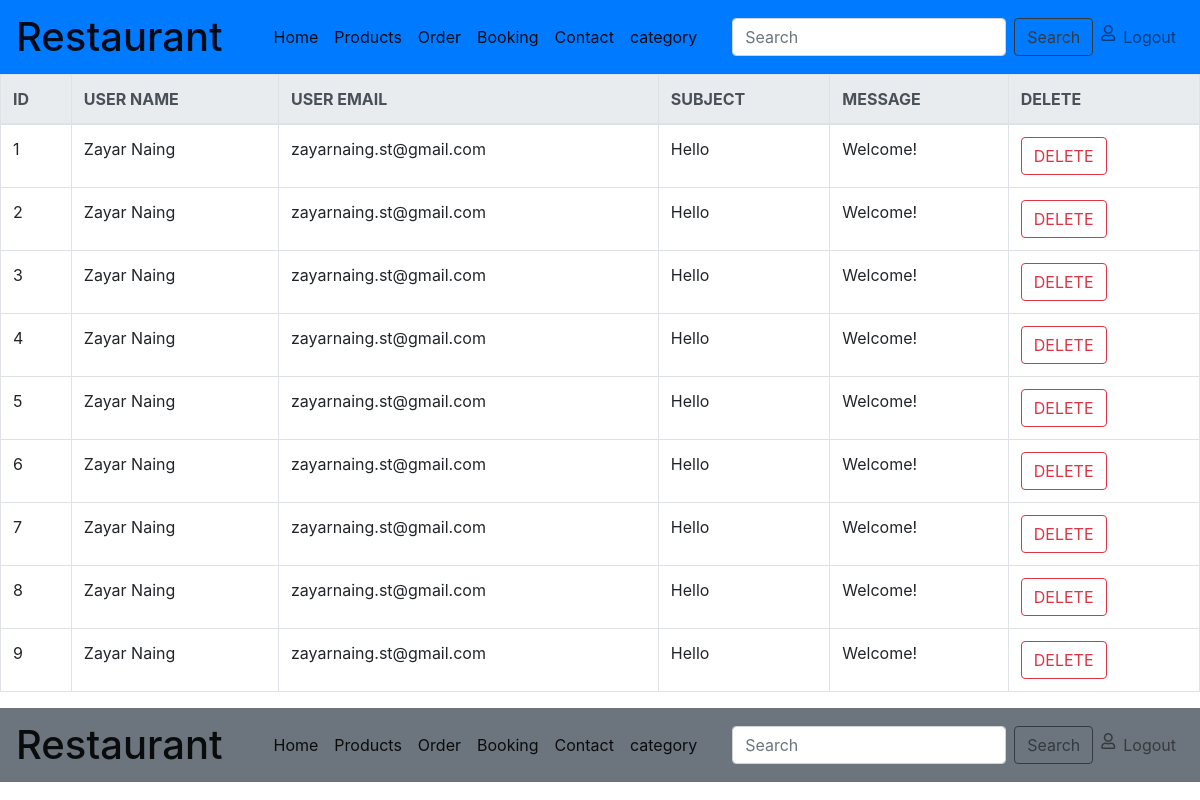
The app's page /admin/feedback.php with its own data.
### tables this page shows
CREATE TABLE `contact` (
  `cont_id` int(11) NOT NULL,
  `cont_name` varchar(200) NOT NULL,
  `cont_email` varchar(200) NOT NULL,
  `cont_sub` varchar(200) NOT NULL,
  `cont_mess` varchar(200) NOT NULL
);

### admin/feedback.php (the view, shortened to what this page needs)
<?php
include("db_con.php")
    ?>
<!DOCTYPE html>
<html lang="en">
<head>
    <link rel="stylesheet" href="css/fontawesome.min.css">
    <link rel="stylesheet" href="css/fullcalendar.min.css">
    <link rel="stylesheet" href="css/bootstrap.min.css">
</head>
<body id="reportsPage">
<nav class="navbar navbar-expand-lg navbar-light bg-primary">
                        <a class="navbar-brand" href="#">
                            <h1 class="tm-site-title mb-0">Restaurant</h1>
                        </a>
                        <div class="collapse navbar-collapse" id="navbarSupportedContent">
                            <ul class="navbar-nav mx-auto">
                                <li class="nav-item">
                                    <a class="nav-link active" href="home.php">Home
                                    </a>
                                </li>
                                <li class="nav-item">
                                    <a class="nav-link active" href="products.php">Products <span class="sr-only">(current)</span></a>
                                </li>
                                <li class="nav-item">
                                    <a class="nav-link active" href="view_order.php">Order <span class="sr-only">(current)</span></a>
                                </li>
                                <li class="nav-item">
                                    <a class="nav-link active" href="view_booking.php">Booking <span class="sr-only">(current)</span></a></a>
                                </li>
                                <li class="nav-item">
                                    <a class="nav-link active" href="feedback.php">Contact <span class="sr-only">(current)</span></a></a>
                                </li>
                                <li class="nav-item">
                                    <a class="nav-link active" href="category.php">category <span class="sr-only">(current)</span></a></a>
                                </li>
                            </ul>
                            <form class="form-inline my-2 my-lg-0">
                <input class="form-control mr-sm-2" type="search" placeholder="Search" aria-label="Search">
                <button class="btn btn-outline-dark my-2 my-sm-0" type="submit">Search</button>
            </form>
                            <ul class="navbar-nav">
                                <li class="nav-item">
                                    <a class="nav-link d-flex" href="index.php">
                                        <i class="far fa-user mr-2 tm-logout-icon"></i>
                                        <span>Logout</span>
                                    </a>
                                </li>
                            </ul>
                        </div>
                    </nav>
    <table class="table table-bordered table-hover">
        <thead class="thead-light">
            <tr class="text-uppercase text-success">
                <th scope="col">ID</th>
                <th scope="col">User Name</th>
                <th scope="col">User Email</th>
                <th scope="col">Subject</th>
                <th scope="col">Message</th>
                <th scope="col">Delete</th>
            </tr>
        </thead>
        <tbody>
            <?php
            $sql = "SELECT * FROM contact";
            $req = mysqli_query($con, $sql);
            while ($row = mysqli_fetch_assoc($req)):
                ?>
                <tr>
                    <td>
                        <?php echo $row['cont_id']; ?>
                    </td>
                    <td>
                        <?php echo $row['cont_name']; ?>
                    </td>
                    <td>
                        <?php echo $row['cont_email']; ?>
                    </td>
                    <td>
                        <?php echo $row['cont_sub']; ?>
                    </td>
                    <td>
                        <?php echo $row['cont_mess']; ?>
                    </td>
                    <td><a href="del_feedback.php?cont_id=<?php echo $row['cont_id']; ?>"
                                        class="btn btn-outline-danger">DELETE</a></td>
                </tr>
            <?php endwhile; ?>
        </tbody>
    </table>
    <footer>
    <nav class="navbar navbar-expand-lg navbar-light bg-secondary">
                        <a class="navbar-brand" href="#">
                            <h1 class="tm-site-title mb-0">Restaurant</h1>
                        </a>
                        <div class="collapse navbar-collapse" id="navbarSupportedContent">
                            <ul class="navbar-nav mx-auto">
                                <li class="nav-item">
                                    <a class="nav-link active" href="home.php">Home
                                    </a>
                                </li>
                                <li class="nav-item">
                                    <a class="nav-link active" href="products.php">Products <span class="sr-only">(current)</span></a>
                                </li>
                                <li class="nav-item">
                                    <a class="nav-link active" href="view_order.php">Order <span class="sr-only">(current)</span></a>
                                </li>
                                <li class="nav-item">
                                    <a class="nav-link active" href="view_booking.php">Booking <span class="sr-only">(current)</span></a></a>
                                </li>
                                <li class="nav-item">
                                    <a class="nav-link active" href="feedback.php">Contact <span class="sr-only">(current)</span></a></a>
                                </li>
                                <li class="nav-item">
                                    <a class="nav-link active" href="category.php">category <span class="sr-only">(current)</span></a></a>
                                </li>
                            </ul>
                            <form class="form-inline my-2 my-lg-0">
                <input class="form-control mr-sm-2" type="search" placeholder="Search" aria-label="Search">
                <button class="btn btn-outline-dark my-2 my-sm-0" type="submit">Search</button>
            </form>
                            <ul class="navbar-nav">
                                <li class="nav-item">
                                    <a class="nav-link d-flex" href="index.php">
                                        <i class="far fa-user mr-2 tm-logout-icon"></i>
                                        <span>Logout</span>
                                    </a>
                                </li>
                            </ul>
                        </div>
                    </nav>
    </footer>
</body>
</html>

### records on screen
contact: cont_id "1", cont_name "Zayar Naing", cont_email "zayarnaing.st@gmail.com", cont_sub "Hello", cont_mess "Welcome!"
contact: cont_id "2", cont_name "Zayar Naing", cont_email "zayarnaing.st@gmail.com", cont_sub "Hello", cont_mess "Welcome!"
contact: cont_id "3", cont_name "Zayar Naing", cont_email "zayarnaing.st@gmail.com", cont_sub "Hello", cont_mess "Welcome!"
contact: cont_id "4", cont_name "Zayar Naing", cont_email "zayarnaing.st@gmail.com", cont_sub "Hello", cont_mess "Welcome!"
contact: cont_id "5", cont_name "Zayar Naing", cont_email "zayarnaing.st@gmail.com", cont_sub "Hello", cont_mess "Welcome!"
contact: cont_id "6", cont_name "Zayar Naing", cont_email "zayarnaing.st@gmail.com", cont_sub "Hello", cont_mess "Welcome!"
contact: cont_id "7", cont_name "Zayar Naing", cont_email "zayarnaing.st@gmail.com", cont_sub "Hello", cont_mess "Welcome!"
contact: cont_id "8", cont_name "Zayar Naing", cont_email "zayarnaing.st@gmail.com", cont_sub "Hello", cont_mess "Welcome!"
contact: cont_id "9", cont_name "Zayar Naing", cont_email "zayarnaing.st@gmail.com", cont_sub "Hello", cont_mess "Welcome!"
